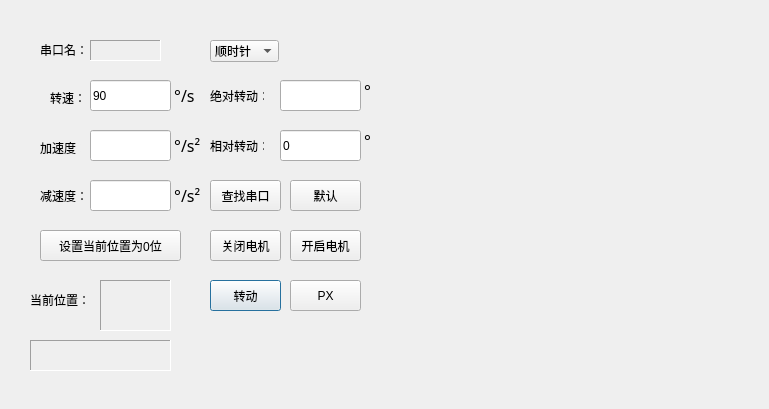
<?xml version="1.0" encoding="UTF-8"?>
<ui version="4.0">
 <class>Dialog</class>
 <widget class="QDialog" name="Dialog">
  <property name="geometry">
   <rect>
    <x>0</x>
    <y>0</y>
    <width>769</width>
    <height>409</height>
   </rect>
  </property>
  <property name="windowTitle">
   <string>Dialog</string>
  </property>
  <widget class="QPushButton" name="moveButton">
   <property name="geometry">
    <rect>
     <x>210</x>
     <y>280</y>
     <width>71</width>
     <height>31</height>
    </rect>
   </property>
   <property name="text">
    <string>转动</string>
   </property>
  </widget>
  <widget class="QComboBox" name="direction">
   <property name="geometry">
    <rect>
     <x>210</x>
     <y>40</y>
     <width>69</width>
     <height>22</height>
    </rect>
   </property>
   <item>
    <property name="text">
     <string>顺时针</string>
    </property>
   </item>
   <item>
    <property name="text">
     <string>逆时针</string>
    </property>
   </item>
  </widget>
  <widget class="QLabel" name="label_4">
   <property name="geometry">
    <rect>
     <x>210</x>
     <y>90</y>
     <width>54</width>
     <height>12</height>
    </rect>
   </property>
   <property name="text">
    <string>绝对转动：</string>
   </property>
  </widget>
  <widget class="QLabel" name="label_5">
   <property name="geometry">
    <rect>
     <x>210</x>
     <y>140</y>
     <width>54</width>
     <height>12</height>
    </rect>
   </property>
   <property name="text">
    <string>相对转动：</string>
   </property>
  </widget>
  <widget class="QLineEdit" name="lineEdit_PA">
   <property name="geometry">
    <rect>
     <x>280</x>
     <y>80</y>
     <width>81</width>
     <height>31</height>
    </rect>
   </property>
   <property name="text">
    <string/>
   </property>
  </widget>
  <widget class="QLineEdit" name="lineEdit_PR">
   <property name="geometry">
    <rect>
     <x>280</x>
     <y>130</y>
     <width>81</width>
     <height>31</height>
    </rect>
   </property>
   <property name="text">
    <string>0</string>
   </property>
  </widget>
  <widget class="QLineEdit" name="speed">
   <property name="geometry">
    <rect>
     <x>90</x>
     <y>80</y>
     <width>81</width>
     <height>31</height>
    </rect>
   </property>
   <property name="text">
    <string>90</string>
   </property>
  </widget>
  <widget class="QLabel" name="label_6">
   <property name="geometry">
    <rect>
     <x>50</x>
     <y>90</y>
     <width>31</width>
     <height>16</height>
    </rect>
   </property>
   <property name="text">
    <string>转速：</string>
   </property>
  </widget>
  <widget class="QLineEdit" name="acceleratedseed">
   <property name="geometry">
    <rect>
     <x>90</x>
     <y>130</y>
     <width>81</width>
     <height>31</height>
    </rect>
   </property>
   <property name="text">
    <string/>
   </property>
   <property name="readOnly">
    <bool>true</bool>
   </property>
  </widget>
  <widget class="QLabel" name="label_7">
   <property name="geometry">
    <rect>
     <x>40</x>
     <y>140</y>
     <width>41</width>
     <height>16</height>
    </rect>
   </property>
   <property name="text">
    <string>加速度：</string>
   </property>
  </widget>
  <widget class="QLineEdit" name="decelerationspeed">
   <property name="geometry">
    <rect>
     <x>90</x>
     <y>180</y>
     <width>81</width>
     <height>31</height>
    </rect>
   </property>
   <property name="text">
    <string/>
   </property>
   <property name="readOnly">
    <bool>true</bool>
   </property>
  </widget>
  <widget class="QLabel" name="label_8">
   <property name="geometry">
    <rect>
     <x>40</x>
     <y>190</y>
     <width>54</width>
     <height>12</height>
    </rect>
   </property>
   <property name="text">
    <string>减速度：</string>
   </property>
  </widget>
  <widget class="QLabel" name="label_9">
   <property name="geometry">
    <rect>
     <x>40</x>
     <y>40</y>
     <width>51</width>
     <height>20</height>
    </rect>
   </property>
   <property name="text">
    <string>串口名：</string>
   </property>
  </widget>
  <widget class="QLabel" name="label_10">
   <property name="geometry">
    <rect>
     <x>30</x>
     <y>290</y>
     <width>61</width>
     <height>20</height>
    </rect>
   </property>
   <property name="text">
    <string>当前位置：</string>
   </property>
  </widget>
  <widget class="QLabel" name="position">
   <property name="geometry">
    <rect>
     <x>100</x>
     <y>280</y>
     <width>71</width>
     <height>51</height>
    </rect>
   </property>
   <property name="frameShape">
    <enum>QFrame::Panel</enum>
   </property>
   <property name="frameShadow">
    <enum>QFrame::Sunken</enum>
   </property>
   <property name="text">
    <string/>
   </property>
  </widget>
  <widget class="QPushButton" name="searchButton">
   <property name="geometry">
    <rect>
     <x>210</x>
     <y>180</y>
     <width>71</width>
     <height>31</height>
    </rect>
   </property>
   <property name="text">
    <string>查找串口</string>
   </property>
  </widget>
  <widget class="QLabel" name="port">
   <property name="geometry">
    <rect>
     <x>90</x>
     <y>40</y>
     <width>71</width>
     <height>21</height>
    </rect>
   </property>
   <property name="frameShape">
    <enum>QFrame::Panel</enum>
   </property>
   <property name="frameShadow">
    <enum>QFrame::Sunken</enum>
   </property>
   <property name="text">
    <string/>
   </property>
  </widget>
  <widget class="QPushButton" name="defaultsetting">
   <property name="geometry">
    <rect>
     <x>290</x>
     <y>180</y>
     <width>71</width>
     <height>31</height>
    </rect>
   </property>
   <property name="text">
    <string>默认</string>
   </property>
  </widget>
  <widget class="QLabel" name="label_11">
   <property name="geometry">
    <rect>
     <x>360</x>
     <y>80</y>
     <width>21</width>
     <height>21</height>
    </rect>
   </property>
   <property name="font">
    <font>
     <family>微软雅黑</family>
     <pointsize>12</pointsize>
    </font>
   </property>
   <property name="text">
    <string> °</string>
   </property>
  </widget>
  <widget class="QLabel" name="label_12">
   <property name="geometry">
    <rect>
     <x>360</x>
     <y>130</y>
     <width>21</width>
     <height>21</height>
    </rect>
   </property>
   <property name="font">
    <font>
     <family>微软雅黑</family>
     <pointsize>12</pointsize>
    </font>
   </property>
   <property name="text">
    <string> °</string>
   </property>
  </widget>
  <widget class="QLabel" name="label_13">
   <property name="geometry">
    <rect>
     <x>170</x>
     <y>130</y>
     <width>31</width>
     <height>31</height>
    </rect>
   </property>
   <property name="font">
    <font>
     <family>微软雅黑</family>
     <pointsize>12</pointsize>
    </font>
   </property>
   <property name="text">
    <string> °/s²</string>
   </property>
  </widget>
  <widget class="QLabel" name="label_14">
   <property name="geometry">
    <rect>
     <x>170</x>
     <y>180</y>
     <width>31</width>
     <height>31</height>
    </rect>
   </property>
   <property name="font">
    <font>
     <family>微软雅黑</family>
     <pointsize>12</pointsize>
    </font>
   </property>
   <property name="text">
    <string> °/s²</string>
   </property>
  </widget>
  <widget class="QLabel" name="label_15">
   <property name="geometry">
    <rect>
     <x>170</x>
     <y>80</y>
     <width>31</width>
     <height>31</height>
    </rect>
   </property>
   <property name="font">
    <font>
     <family>微软雅黑</family>
     <pointsize>12</pointsize>
    </font>
   </property>
   <property name="text">
    <string> °/s</string>
   </property>
  </widget>
  <widget class="QLabel" name="state">
   <property name="geometry">
    <rect>
     <x>30</x>
     <y>340</y>
     <width>141</width>
     <height>31</height>
    </rect>
   </property>
   <property name="frameShape">
    <enum>QFrame::Panel</enum>
   </property>
   <property name="frameShadow">
    <enum>QFrame::Sunken</enum>
   </property>
   <property name="text">
    <string/>
   </property>
  </widget>
  <widget class="QPushButton" name="closeButton">
   <property name="geometry">
    <rect>
     <x>210</x>
     <y>230</y>
     <width>71</width>
     <height>31</height>
    </rect>
   </property>
   <property name="text">
    <string>关闭电机</string>
   </property>
  </widget>
  <widget class="QPushButton" name="checkButton">
   <property name="geometry">
    <rect>
     <x>290</x>
     <y>280</y>
     <width>71</width>
     <height>31</height>
    </rect>
   </property>
   <property name="text">
    <string>PX</string>
   </property>
  </widget>
  <widget class="QPushButton" name="openButton">
   <property name="geometry">
    <rect>
     <x>290</x>
     <y>230</y>
     <width>71</width>
     <height>31</height>
    </rect>
   </property>
   <property name="text">
    <string>开启电机</string>
   </property>
  </widget>
  <widget class="QPushButton" name="setPX0Button">
   <property name="geometry">
    <rect>
     <x>40</x>
     <y>230</y>
     <width>141</width>
     <height>31</height>
    </rect>
   </property>
   <property name="text">
    <string>设置当前位置为0位</string>
   </property>
  </widget>
 </widget>
 <layoutdefault spacing="6" margin="11"/>
 <resources/>
 <connections/>
</ui>
